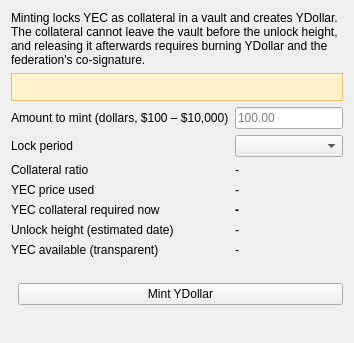
<?xml version="1.0" encoding="UTF-8"?>
<ui version="4.0">
 <class>YDollarMint</class>
 <widget class="QWidget" name="YDollarMint">
  <layout class="QVBoxLayout" name="mintLayout">
   <item>
    <widget class="QLabel" name="lblMintIntro">
     <property name="wordWrap"><bool>true</bool></property>
     <property name="text"><string>Minting locks YEC as collateral in a vault and creates YDollar. The collateral cannot leave the vault before the unlock height, and releasing it afterwards requires burning YDollar and the federation's co-signature.</string></property>
    </widget>
   </item>
   <item>
    <widget class="QLabel" name="lblGate">
     <property name="wordWrap"><bool>true</bool></property>
     <property name="styleSheet"><string notr="true">QLabel { background-color: #fff3cd; color: #5c4400; border: 1px solid #e0c56e; padding: 6px; }</string></property>
     <property name="text"><string/></property>
    </widget>
   </item>
   <item>
    <layout class="QFormLayout" name="mintForm">
     <item row="0" column="0"><widget class="QLabel" name="m1"><property name="text"><string>Amount to mint (dollars, $100 – $10,000)</string></property></widget></item>
     <item row="0" column="1"><widget class="QLineEdit" name="txtAmount"><property name="placeholderText"><string>100.00</string></property></widget></item>
     <item row="1" column="0"><widget class="QLabel" name="m2"><property name="text"><string>Lock period</string></property></widget></item>
     <item row="1" column="1"><widget class="QComboBox" name="cmbTier"/></item>
     <item row="2" column="0"><widget class="QLabel" name="m3"><property name="text"><string>Collateral ratio</string></property></widget></item>
     <item row="2" column="1"><widget class="QLabel" name="lblRatio"><property name="text"><string>-</string></property></widget></item>
     <item row="3" column="0"><widget class="QLabel" name="m4"><property name="text"><string>YEC price used</string></property></widget></item>
     <item row="3" column="1"><widget class="QLabel" name="lblPrice"><property name="text"><string>-</string></property></widget></item>
     <item row="4" column="0"><widget class="QLabel" name="m5"><property name="text"><string>YEC collateral required now</string></property></widget></item>
     <item row="4" column="1"><widget class="QLabel" name="lblCollateral"><property name="text"><string>-</string></property><property name="styleSheet"><string notr="true">QLabel { font-weight: bold; }</string></property></widget></item>
     <item row="5" column="0"><widget class="QLabel" name="m6"><property name="text"><string>Unlock height (estimated date)</string></property></widget></item>
     <item row="5" column="1"><widget class="QLabel" name="lblUnlock"><property name="text"><string>-</string></property></widget></item>
     <item row="6" column="0"><widget class="QLabel" name="m7"><property name="text"><string>YEC available (transparent)</string></property></widget></item>
     <item row="6" column="1"><widget class="QLabel" name="lblYecAvailable"><property name="text"><string>-</string></property></widget></item>
    </layout>
   </item>
   <item>
    <widget class="QLabel" name="lblMintHint"><property name="text"><string/></property><property name="wordWrap"><bool>true</bool></property><property name="styleSheet"><string notr="true">QLabel { color: #a33; }</string></property></widget>
   </item>
   <item>
    <layout class="QHBoxLayout" name="mintButtons">
     <item><spacer name="mintSpacerH"><property name="orientation"><enum>Qt::Horizontal</enum></property></spacer></item>
     <item><widget class="QPushButton" name="btnMint"><property name="text"><string>Mint YDollar</string></property></widget></item>
    </layout>
   </item>
   <item>
    <widget class="QLabel" name="lblMintStatus"><property name="text"><string/></property><property name="wordWrap"><bool>true</bool></property><property name="textInteractionFlags"><set>Qt::TextSelectableByMouse</set></property></widget>
   </item>
   <item>
    <spacer name="mintSpacer"><property name="orientation"><enum>Qt::Vertical</enum></property></spacer>
   </item>
  </layout>
 </widget>
 <resources/>
 <connections/>
</ui>
